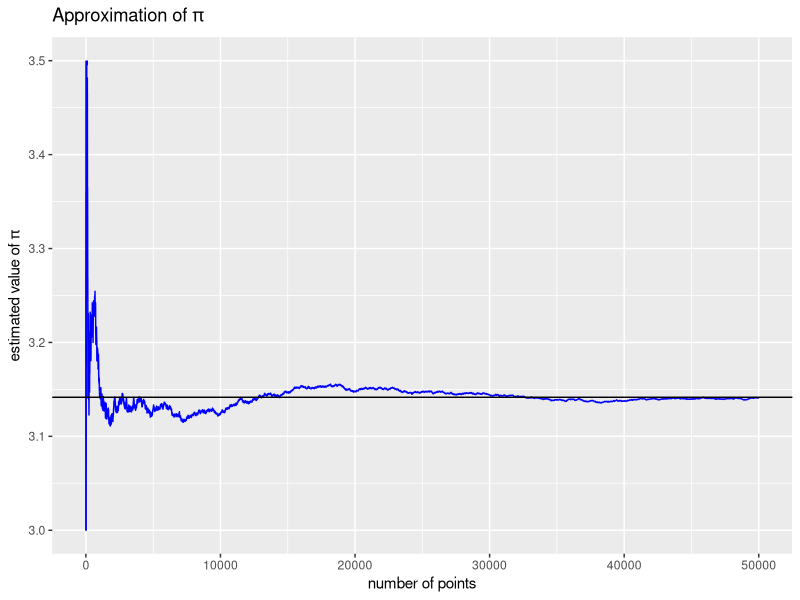
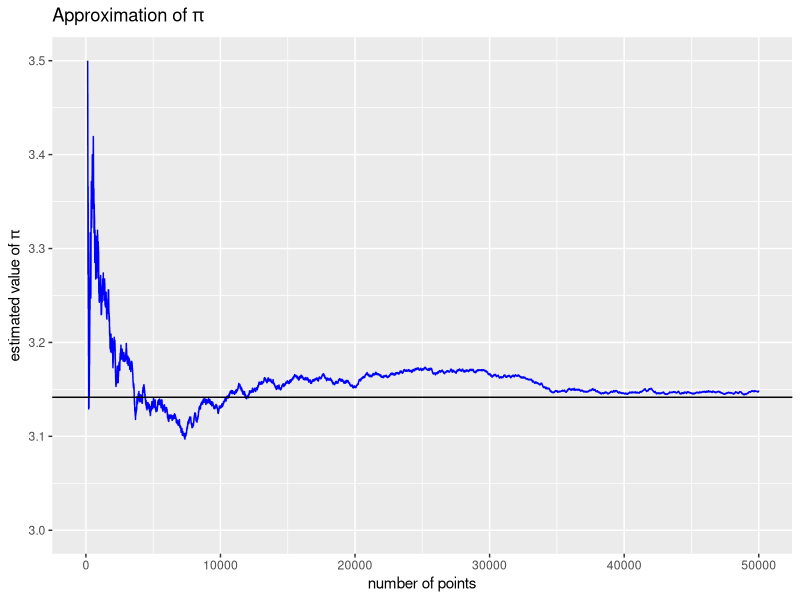
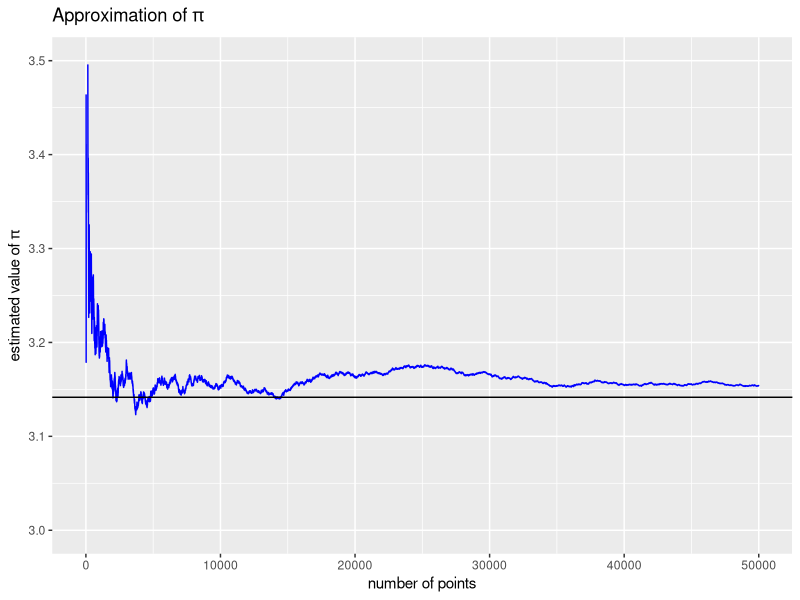
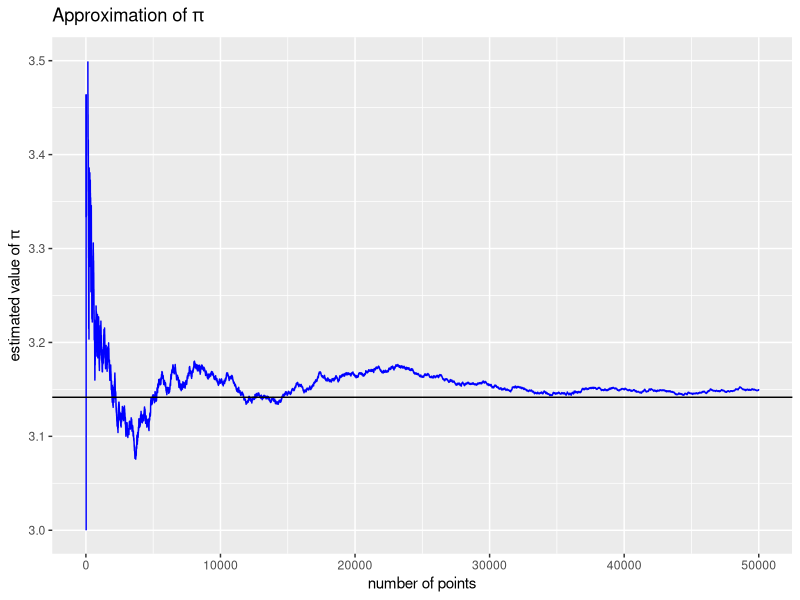
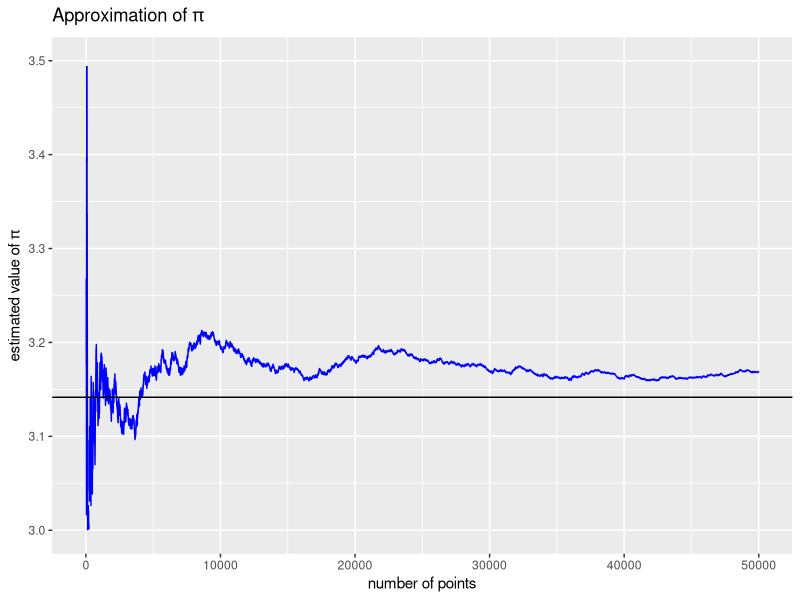
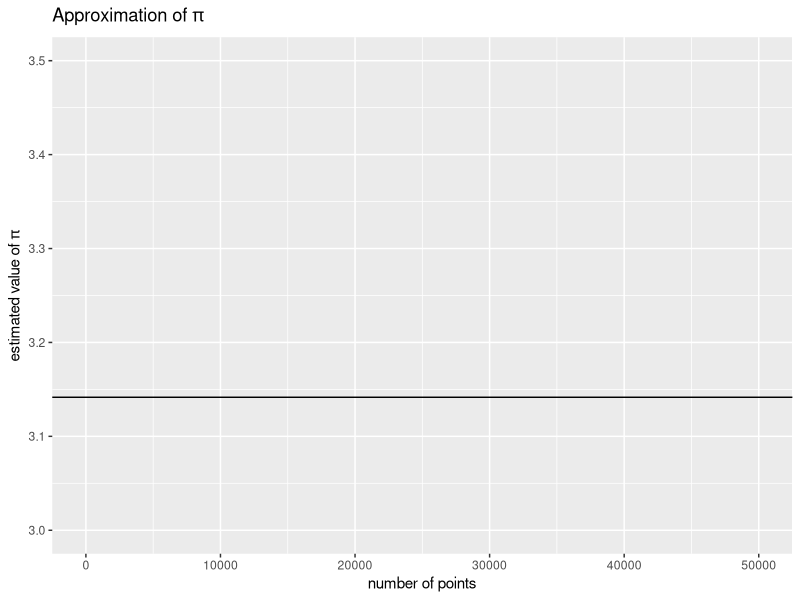

The R source for these figures, in order:
#2 dimentional estimate

estimate_pi_2d <- function(seed , iterations ){
  # set seed for reproducibility
  set.seed(seed)
  
  # generate the (x, y) points
  x <- runif(n = iterations, min = 0, max = 1)
  y <- runif(n = iterations, min = 0, max = 1)
  
  # calculate 
  sum_sq_xy <- sqrt(x^2 + y^2) 
  
  # see how many points are within circle
  index_within_circle <- which(sum_sq_xy <= 1)
  points_within_circle = length(index_within_circle)
  
  # estimate pi
  pi_est <- 4 * points_within_circle / iterations
  return(pi_est)
}

estimate_pi_2d(seed = 100 , iterations = 1000)
estimate_pi_2d(seed = 100 , iterations = 3000)
estimate_pi_2d(seed = 100 , iterations = 5000)
#
#
#
#
#
#
#
#
#
#
#
#3 dimentional estimate

estimate_pi_3d <- function(seed , iterations ){
  # set seed for reproducibility
  set.seed(seed)
  
  # generate the (x, y) points
  x <- runif(n = iterations, min = 0, max = 1)
  y <- runif(n = iterations, min = 0, max = 1)
  z <- runif(n = iterations, min = 0, max = 1)
  
  # calculate 
  sum_sq_xy <- sqrt(x^2 + y^2 + z^2) 
  
  # see how many points are within circle
  index_within_circle <- which(sum_sq_xy <= 1)
  points_within_circle = length(index_within_circle)
  
  # estimate pi
  pi_est <- 6 * points_within_circle / iterations
  return(pi_est)
}

estimate_pi_3d(seed = 100 , iterations = 10000)
estimate_pi_3d(seed = 100 , iterations = 30000)
estimate_pi_3d(seed = 100 , iterations = 50000)
#
#
#
#
#
#
#
#
#4 dimension estimate
estimate_pi_4d <- function(seed , iterations ){
  # set seed for reproducibility
  set.seed(seed)
  
  # generate the (x, y) points
  x <- runif(n = iterations, min = 0, max = 1)
  y <- runif(n = iterations, min = 0, max = 1)
  z <- runif(n = iterations, min = 0, max = 1)
  q <- runif(n = iterations, min = 0, max = 1)
  
  # calculate 
  sum_sq_xy <- sqrt(x^2 + y^2 + z^2 + q^2) 
  
  # see how many points are within circle
  index_within_circle <- which(sum_sq_xy <= 1)
  points_within_circle = length(index_within_circle)
  
  # estimate pi
  pi_est <- (32 * points_within_circle / iterations)^0.5
  return(pi_est)
}

estimate_pi_4d(seed = 100 , iterations = 10000)
estimate_pi_4d(seed = 100 , iterations = 30000)
estimate_pi_4d(seed = 100 , iterations = 50000)
#
#
#
#
#
#
#
# 5d estimation
estimate_pi_5d <- function(seed , iterations ){
  # set seed for reproducibility
  set.seed(seed)
  
  # generate the (x, y) points
  x <- runif(n = iterations, min = 0, max = 1)
  y <- runif(n = iterations, min = 0, max = 1)
  z <- runif(n = iterations, min = 0, max = 1)
  q <- runif(n = iterations, min = 0, max = 1)
  e <- runif(n = iterations, min = 0, max = 1)
  
  # calculate 
  sum_sq_xy <- sqrt(x^2 + y^2 + z^2 + q^2 + e^2) 
  
  # see how many points are within circle
  index_within_circle <- which(sum_sq_xy <= 1)
  points_within_circle = length(index_within_circle)
  
  # estimate pi
  pi_est <- (60 * points_within_circle / iterations)^0.5
  return(pi_est)
}

estimate_pi_5d(seed = 100 , iterations = 10000)
estimate_pi_5d(seed = 100 , iterations = 30000)
estimate_pi_5d(seed = 100 , iterations = 50000)
#
#
#
#
#
#
#6 dimension estimation

estimate_pi_6d <- function(seed , iterations ){
  # set seed for reproducibility
  set.seed(seed)
  
  # generate the (x, y) points
  x <- runif(n = iterations, min = 0, max = 1)
  y <- runif(n = iterations, min = 0, max = 1)
  z <- runif(n = iterations, min = 0, max = 1)
  q <- runif(n = iterations, min = 0, max = 1)
  e <- runif(n = iterations, min = 0, max = 1)
  f <- runif(n = iterations, min = 0, max = 1)
  
  # calculate 
  sum_sq_xy <- sqrt(x^2 + y^2 + z^2 + q^2 + e^2 + f^2) 
  
  # see how many points are within circle
  index_within_circle <- which(sum_sq_xy <= 1)
  points_within_circle = length(index_within_circle)
  
  # estimate pi
  pi_est <- (384 * points_within_circle / iterations)^(1/3)
  return(pi_est)
}

estimate_pi_6d(seed = 100 , iterations = 10000)
estimate_pi_6d(seed = 100 , iterations = 30000)
estimate_pi_6d(seed = 100 , iterations = 50000)
#
#
#
#
#
#
#
# 7 dimensional analysis

estimate_pi_7d <- function(seed , iterations ){
  # set seed for reproducibility
  set.seed(seed)
  
  # generate the (x, y) points
  x <- runif(n = iterations, min = 0, max = 1)
  y <- runif(n = iterations, min = 0, max = 1)
  z <- runif(n = iterations, min = 0, max = 1)
  q <- runif(n = iterations, min = 0, max = 1)
  e <- runif(n = iterations, min = 0, max = 1)
  f <- runif(n = iterations, min = 0, max = 1)
  o <- runif(n = iterations, min = 0, max = 1)
  
  # calculate 
  sum_sq_xy <- sqrt(x^2 + y^2 + z^2 + q^2 + e^2 + f^2 + o^2) 
  
  # see how many points are within circle
  index_within_circle <- which(sum_sq_xy <= 1)
  points_within_circle = length(index_within_circle)
  
  # estimate pi
  pi_est <- (840 * points_within_circle / iterations)^(1/3)
  return(pi_est)
}

estimate_pi_7d(seed = 100 , iterations = 10000)
estimate_pi_7d(seed = 100 , iterations = 30000)
estimate_pi_7d(seed = 100 , iterations = 50000)


#
#
#
#
#
#
# plot
#
#
#
#
#
# function that estimateds pi and stores each estimated value for each iteration
estimate_pi_data <- function(seed, iterations) {
  set.seed(seed)
  
  # store generated points in a data frame
  df <- data.frame(x <- runif(n = iterations, min = -1, max = 1),
                   y <- runif(n = iterations, min = -1, max = 1))
  
  # add a column to index the number of iterations
  df$iteration <- 1:iterations
  
  # add column to identify if point falls within circle
  df$points_within_circle <- ifelse(sqrt(x^2 + y^2) <= 1, 1, 0) 
  
  # estimate pi
  df$pi_est <- 4 * cumsum(df$points_within_circle) / df$iteration
  
  return(df)
}
#
#
#
#
#
#
#
library(ggplot2)
pi_data <- estimate_pi_data(seed = 100, iterations = 50000)
pi_data
# make plot showing estimated pi as number of points increases
ggplot(pi_data, aes(x = iteration, y = pi_est)) +
  geom_line(col = "blue") +
  geom_hline(yintercept = pi) +
  ylim(c(3, 3.5)) +
  labs(title = expression(paste("Approximation of ", pi)),
       x = "number of points",
       y = expression(paste("estimated value of ",pi)))
#
#
#
#
#
#
#
# function that estimateds pi and stores each estimated value for each iteration
estimate_pi_data3d <- function(seed, iterations) {
  set.seed(seed)
  
  # store generated points in a data frame
  df <- data.frame(x <- runif(n = iterations, min = -1, max = 1),
                   y <- runif(n = iterations, min = -1, max = 1), 
                   z <- runif(n = iterations, min = -1, max = 1))
  
  # add a column to index the number of iterations
  df$iteration <- 1:iterations
  
  # add column to identify if point falls within circle
  df$points_within_circle <- ifelse(sqrt(x^2 + y^2 + z^2) <= 1, 1, 0) 
  
  # estimate pi
  df$pi_est <- 6 * cumsum(df$points_within_circle) / df$iteration
  
  return(df)
}
#
#
# plot
#
#
pi_data <- estimate_pi_data3d(seed = 100, iterations = 50000)
pi_data
# make plot showing estimated pi as number of points increases
ggplot(pi_data, aes(x = iteration, y = pi_est)) +
  geom_line(col = "blue") +
  geom_hline(yintercept = pi) +
  ylim(c(3, 3.5)) +
  labs(title = expression(paste("Approximation of ", pi)),
       x = "number of points",
       y = expression(paste("estimated value of ",pi)))
#
#
#
#
#
#
#
estimate_pi_data4d <- function(seed, iterations) {
  set.seed(seed)
  
  # store generated points in a data frame
  df <- data.frame(x <- runif(n = iterations, min = -1, max = 1),
                   y <- runif(n = iterations, min = -1, max = 1), 
                   z <- runif(n = iterations, min = -1, max = 1), 
                   e <- runif(n = iterations, min = -1, max = 1))
  
  # add a column to index the number of iterations
  df$iteration <- 1:iterations
  
  # add column to identify if point falls within circle
  df$points_within_circle <- ifelse(sqrt(x^2 + y^2 + z^2 + e^2) <= 1, 1, 0) 
  
  # estimate pi
  df$pi_est <- (32 * cumsum(df$points_within_circle) / df$iteration)^0.5
  
  return(df)
}
#
#
#
# plot
#
#
pi_data <- estimate_pi_data4d(seed = 100, iterations = 50000)
pi_data
# make plot showing estimated pi as number of points increases
ggplot(pi_data, aes(x = iteration, y = pi_est)) +
  geom_line(col = "blue") +
  geom_hline(yintercept = pi) +
  ylim(c(3, 3.5)) +
  labs(title = expression(paste("Approximation of ", pi)),
       x = "number of points",
       y = expression(paste("estimated value of ",pi)))
#
#
#


#
#
#
#
estimate_pi_data5d <- function(seed, iterations) {
  set.seed(seed)
  
  # store generated points in a data frame
  df <- data.frame(x <- runif(n = iterations, min = -1, max = 1),
                   y <- runif(n = iterations, min = -1, max = 1), 
                   z <- runif(n = iterations, min = -1, max = 1), 
                   e <- runif(n = iterations, min = -1, max = 1),
                   w <- runif(n = iterations, min = -1, max = 1))
  
  # add a column to index the number of iterations
  df$iteration <- 1:iterations
  
  # add column to identify if point falls within circle
  df$points_within_circle <- ifelse(sqrt(x^2 + y^2 + z^2 + e^2 + w^2) <= 1, 1, 0) 
  
  # estimate pi
  df$pi_est <- (60 * cumsum(df$points_within_circle) / df$iteration)^0.5
  
  return(df)
}
#
#
#
# plot
#
#
pi_data <- estimate_pi_data5d(seed = 100, iterations = 50000)
pi_data
# make plot showing estimated pi as number of points increases
ggplot(pi_data, aes(x = iteration, y = pi_est)) +
  geom_line(col = "blue") +
  geom_hline(yintercept = pi) +
  ylim(c(3, 3.5)) +
  labs(title = expression(paste("Approximation of ", pi)),
       x = "number of points",
       y = expression(paste("estimated value of ",pi)))
#
#
#
#
#
#
#
estimate_pi_data6d <- function(seed, iterations) {
  set.seed(seed)
  
  # store generated points in a data frame
  df <- data.frame(x <- runif(n = iterations, min = -1, max = 1),
                   y <- runif(n = iterations, min = -1, max = 1), 
                   z <- runif(n = iterations, min = -1, max = 1), 
                   e <- runif(n = iterations, min = -1, max = 1), 
                   w <- runif(n = iterations, min = -1, max = 1),
                   r <- runif(n = iterations, min = -1, max = 1))
  
  # add a column to index the number of iterations
  df$iteration <- 1:iterations
  
  # add column to identify if point falls within circle
  df$points_within_circle <- ifelse(sqrt(x^2 + y^2 + z^2 + e^2 + w^2 + r^2) <= 1, 1, 0) 
  
  # estimate pi
  df$pi_est <- (384 * cumsum(df$points_within_circle) / df$iteration)^(1/3)
  
  return(df)
}
#
#
#
# plot
#
#
pi_data <- estimate_pi_data6d(seed = 100, iterations = 50000)
pi_data
# make plot showing estimated pi as number of points increases
ggplot(pi_data, aes(x = iteration, y = pi_est)) +
  geom_line(col = "blue") +
  geom_hline(yintercept = pi) +
  ylim(c(3, 3.5)) +
  labs(title = expression(paste("Approximation of ", pi)),
       x = "number of points",
       y = expression(paste("estimated value of ",pi)))
#
#
#
#
#
#
#
estimate_pi_data7d <- function(seed, iterations) {
  set.seed(seed)
  
  # store generated points in a data frame
  df <- data.frame(x <- runif(n = iterations, min = -1, max = 1),
                   y <- runif(n = iterations, min = -1, max = 1), 
                   z <- runif(n = iterations, min = -1, max = 1), 
                   e <- runif(n = iterations, min = -1, max = 1),
                   w <- runif(n = iterations, min = -1, max = 1),
                   r <- runif(n = iterations, min = -1, max = 1),
                   i <- runif(n = iterations, min = -1, max = 1))
  
  # add a column to index the number of iterations
  df$iteration <- 1:iterations
  
  # add column to identify if point falls within circle
  df$points_within_circle <- ifelse(sqrt(x^2 + y^2 + z^2 + e^2) <= 1, 1, 0) 
  
  # estimate pi
  df$pi_est <- (840 * cumsum(df$points_within_circle) / df$iteration)^(1/3)
  
  return(df)
}
#
#
#
# plot
#
#
pi_data <- estimate_pi_data7d(seed = 100, iterations = 50000)
pi_data
# make plot showing estimated pi as number of points increases
ggplot(pi_data, aes(x = iteration, y = pi_est)) +
  geom_line(col = "blue") +
  geom_hline(yintercept = pi) +
  ylim(c(3, 3.5)) +
  labs(title = expression(paste("Approximation of ", pi)),
       x = "number of points",
       y = expression(paste("estimated value of ",pi)))
#
#



